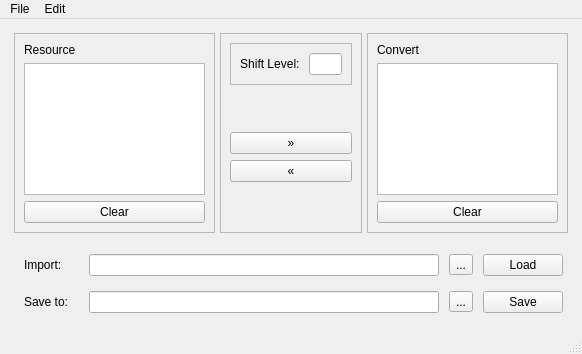
<?xml version="1.0" encoding="UTF-8"?>
<ui version="4.0">
 <class>MainWindow</class>
 <widget class="QMainWindow" name="MainWindow">
  <property name="geometry">
   <rect>
    <x>0</x>
    <y>0</y>
    <width>582</width>
    <height>354</height>
   </rect>
  </property>
  <property name="windowTitle">
   <string>MainWindow</string>
  </property>
  <widget class="QWidget" name="centralwidget">
   <layout class="QVBoxLayout" name="verticalLayout_6">
    <item>
     <layout class="QHBoxLayout" name="mainlayout_1">
      <property name="spacing">
       <number>5</number>
      </property>
      <property name="leftMargin">
       <number>5</number>
      </property>
      <property name="topMargin">
       <number>5</number>
      </property>
      <property name="rightMargin">
       <number>5</number>
      </property>
      <property name="bottomMargin">
       <number>5</number>
      </property>
      <item>
       <widget class="QFrame" name="tl_frame">
        <property name="frameShape">
         <enum>QFrame::StyledPanel</enum>
        </property>
        <property name="frameShadow">
         <enum>QFrame::Raised</enum>
        </property>
        <layout class="QVBoxLayout" name="verticalLayout_4">
         <item>
          <widget class="QLabel" name="label_resource">
           <property name="text">
            <string>Resource</string>
           </property>
          </widget>
         </item>
         <item>
          <widget class="QTextEdit" name="textEdit_resource"/>
         </item>
         <item>
          <widget class="QPushButton" name="pushButton_clear_resource">
           <property name="text">
            <string>Clear</string>
           </property>
          </widget>
         </item>
        </layout>
       </widget>
      </item>
      <item>
       <widget class="QFrame" name="tm_frame_1">
        <property name="frameShape">
         <enum>QFrame::StyledPanel</enum>
        </property>
        <property name="frameShadow">
         <enum>QFrame::Raised</enum>
        </property>
        <layout class="QVBoxLayout" name="verticalLayout_3">
         <item>
          <widget class="QFrame" name="tm_frame_2">
           <property name="frameShape">
            <enum>QFrame::StyledPanel</enum>
           </property>
           <property name="frameShadow">
            <enum>QFrame::Raised</enum>
           </property>
           <layout class="QHBoxLayout" name="horizontalLayout_4">
            <item>
             <widget class="QLabel" name="label_shiftLevel">
              <property name="sizePolicy">
               <sizepolicy hsizetype="Expanding" vsizetype="Fixed">
                <horstretch>0</horstretch>
                <verstretch>0</verstretch>
               </sizepolicy>
              </property>
              <property name="text">
               <string>Shift Level: </string>
              </property>
              <property name="alignment">
               <set>Qt::AlignCenter</set>
              </property>
              <property name="indent">
               <number>0</number>
              </property>
             </widget>
            </item>
            <item>
             <widget class="QLineEdit" name="lineEdit_3">
              <property name="placeholderText">
               <string/>
              </property>
             </widget>
            </item>
           </layout>
          </widget>
         </item>
         <item>
          <spacer name="verticalSpacer_1">
           <property name="orientation">
            <enum>Qt::Vertical</enum>
           </property>
           <property name="sizeHint" stdset="0">
            <size>
             <width>20</width>
             <height>40</height>
            </size>
           </property>
          </spacer>
         </item>
         <item>
          <widget class="QPushButton" name="pushButton_encode">
           <property name="text">
            <string>»</string>
           </property>
          </widget>
         </item>
         <item>
          <widget class="QPushButton" name="pushButton_decode">
           <property name="text">
            <string>«</string>
           </property>
          </widget>
         </item>
         <item>
          <spacer name="verticalSpacer_2">
           <property name="orientation">
            <enum>Qt::Vertical</enum>
           </property>
           <property name="sizeHint" stdset="0">
            <size>
             <width>20</width>
             <height>40</height>
            </size>
           </property>
          </spacer>
         </item>
        </layout>
       </widget>
      </item>
      <item>
       <widget class="QFrame" name="tr_frame">
        <property name="frameShape">
         <enum>QFrame::StyledPanel</enum>
        </property>
        <property name="frameShadow">
         <enum>QFrame::Raised</enum>
        </property>
        <layout class="QVBoxLayout" name="verticalLayout_2">
         <item>
          <widget class="QLabel" name="label_convert">
           <property name="text">
            <string>Convert</string>
           </property>
          </widget>
         </item>
         <item>
          <widget class="QTextEdit" name="textEdit_convert"/>
         </item>
         <item>
          <widget class="QPushButton" name="pushButton_clear_convert">
           <property name="text">
            <string>Clear</string>
           </property>
          </widget>
         </item>
        </layout>
       </widget>
      </item>
     </layout>
    </item>
    <item>
     <layout class="QVBoxLayout" name="mainlayout_2">
      <property name="spacing">
       <number>5</number>
      </property>
      <property name="leftMargin">
       <number>5</number>
      </property>
      <property name="topMargin">
       <number>5</number>
      </property>
      <property name="rightMargin">
       <number>5</number>
      </property>
      <property name="bottomMargin">
       <number>5</number>
      </property>
      <item>
       <layout class="QHBoxLayout" name="horizontalLayout">
        <property name="spacing">
         <number>10</number>
        </property>
        <property name="leftMargin">
         <number>5</number>
        </property>
        <property name="topMargin">
         <number>5</number>
        </property>
        <property name="rightMargin">
         <number>5</number>
        </property>
        <property name="bottomMargin">
         <number>5</number>
        </property>
        <item>
         <widget class="QLabel" name="label_import">
          <property name="minimumSize">
           <size>
            <width>60</width>
            <height>0</height>
           </size>
          </property>
          <property name="text">
           <string>Import: </string>
          </property>
          <property name="indent">
           <number>5</number>
          </property>
         </widget>
        </item>
        <item>
         <widget class="QLineEdit" name="lineEdit_import_path"/>
        </item>
        <item>
         <widget class="QToolButton" name="toolButton_import_path">
          <property name="text">
           <string>...</string>
          </property>
         </widget>
        </item>
        <item>
         <widget class="QPushButton" name="pushButton_load">
          <property name="text">
           <string>Load</string>
          </property>
         </widget>
        </item>
       </layout>
      </item>
      <item>
       <layout class="QHBoxLayout" name="horizontalLayout_2">
        <property name="spacing">
         <number>10</number>
        </property>
        <property name="leftMargin">
         <number>5</number>
        </property>
        <property name="topMargin">
         <number>5</number>
        </property>
        <property name="rightMargin">
         <number>5</number>
        </property>
        <property name="bottomMargin">
         <number>5</number>
        </property>
        <item>
         <widget class="QLabel" name="label_saveto">
          <property name="minimumSize">
           <size>
            <width>60</width>
            <height>0</height>
           </size>
          </property>
          <property name="text">
           <string>Save to: </string>
          </property>
          <property name="indent">
           <number>5</number>
          </property>
         </widget>
        </item>
        <item>
         <widget class="QLineEdit" name="lineEdit_saveto_path"/>
        </item>
        <item>
         <widget class="QToolButton" name="toolButton_saveto_path">
          <property name="text">
           <string>...</string>
          </property>
         </widget>
        </item>
        <item>
         <widget class="QPushButton" name="pushButton_save">
          <property name="text">
           <string>Save</string>
          </property>
         </widget>
        </item>
       </layout>
      </item>
     </layout>
    </item>
   </layout>
  </widget>
  <widget class="QMenuBar" name="menubar">
   <property name="geometry">
    <rect>
     <x>0</x>
     <y>0</y>
     <width>582</width>
     <height>22</height>
    </rect>
   </property>
   <widget class="QMenu" name="menuFile">
    <property name="title">
     <string>File</string>
    </property>
    <addaction name="openAction"/>
    <addaction name="saveAction"/>
    <addaction name="save_asAction"/>
    <addaction name="separator"/>
    <addaction name="actionClose"/>
   </widget>
   <widget class="QMenu" name="menuEdit">
    <property name="title">
     <string>Edit</string>
    </property>
    <addaction name="clearAction"/>
   </widget>
   <addaction name="menuFile"/>
   <addaction name="menuEdit"/>
  </widget>
  <widget class="QStatusBar" name="statusbar"/>
  <action name="openAction">
   <property name="text">
    <string>Open</string>
   </property>
   <property name="toolTip">
    <string>Open and load the file to resource</string>
   </property>
   <property name="shortcut">
    <string>Ctrl+O</string>
   </property>
  </action>
  <action name="saveAction">
   <property name="text">
    <string>Save</string>
   </property>
   <property name="toolTip">
    <string>Overwrite the current file</string>
   </property>
   <property name="shortcut">
    <string>Ctrl+S</string>
   </property>
  </action>
  <action name="save_asAction">
   <property name="text">
    <string>Save as</string>
   </property>
   <property name="toolTip">
    <string>Save as a new file</string>
   </property>
   <property name="shortcut">
    <string>Ctrl+Shift+S</string>
   </property>
  </action>
  <action name="actionClose">
   <property name="text">
    <string>Exit</string>
   </property>
   <property name="shortcut">
    <string>Ctrl+W</string>
   </property>
  </action>
  <action name="copyAction">
   <property name="text">
    <string>Copy</string>
   </property>
   <property name="toolTip">
    <string>Copy text from convert</string>
   </property>
   <property name="shortcut">
    <string>Ctrl+C</string>
   </property>
  </action>
  <action name="pasteAction">
   <property name="text">
    <string>Paste</string>
   </property>
   <property name="toolTip">
    <string>Paste to the resource</string>
   </property>
   <property name="shortcut">
    <string>Ctrl+V</string>
   </property>
  </action>
  <action name="clearAction">
   <property name="text">
    <string>Clear all</string>
   </property>
   <property name="toolTip">
    <string>Formate all cells</string>
   </property>
   <property name="shortcut">
    <string>Ctrl+Backspace</string>
   </property>
  </action>
  <action name="actionPreference">
   <property name="text">
    <string>Preference</string>
   </property>
   <property name="shortcut">
    <string/>
   </property>
  </action>
  <action name="actionPreferences">
   <property name="text">
    <string>Preferences...</string>
   </property>
  </action>
  <action name="actiontest">
   <property name="text">
    <string>test</string>
   </property>
   <property name="shortcut">
    <string>Meta+T</string>
   </property>
   <property name="shortcutContext">
    <enum>Qt::WindowShortcut</enum>
   </property>
  </action>
 </widget>
 <resources/>
 <connections/>
</ui>
